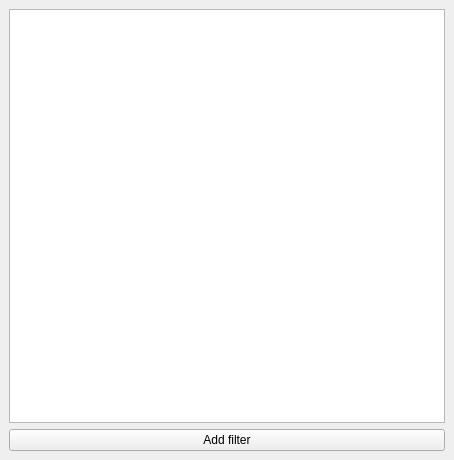
<?xml version="1.0" encoding="UTF-8"?>
<ui version="4.0">
 <class>WinFilterSel</class>
 <widget class="QDockWidget" name="WinFilterSel">
  <property name="geometry">
   <rect>
    <x>0</x>
    <y>0</y>
    <width>454</width>
    <height>460</height>
   </rect>
  </property>
  <property name="windowTitle">
   <string>Filter Selector</string>
  </property>
  <widget class="QWidget" name="dockWidgetContents">
   <layout class="QVBoxLayout" name="verticalLayout">
    <item>
     <widget class="QListWidget" name="filterListWidget"/>
    </item>
    <item>
     <widget class="QPushButton" name="addFilterButton">
      <property name="text">
       <string>Add filter</string>
      </property>
     </widget>
    </item>
   </layout>
  </widget>
 </widget>
 <resources/>
 <connections/>
</ui>
